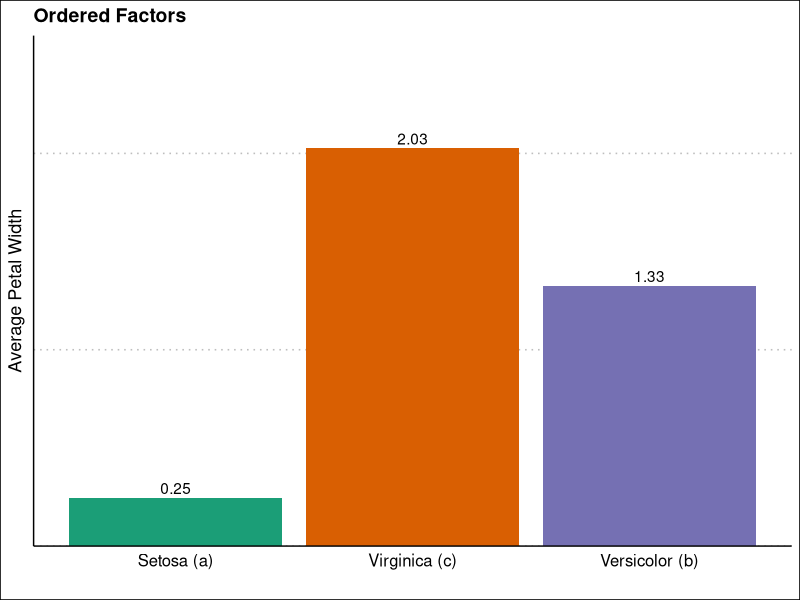

Write R code to recreate this figure.
## ---- chunk 1
library(tidyverse)

VALS <- tribble(
  # by using fct_inorder, the factor will be ordered in whatever
  # order the labels appear in the dataset
  ~Species, ~lab,
  'setosa', 'Setosa (a)',
  'virginica', 'Virginica (c)',
  'versicolor', 'Versicolor (b)',
) %>% mutate_at(c('lab'), ~fct_inorder(.x))
## ---- chunk 2
iris %>% 
  left_join(VALS, by=c('Species')) %>% 
  group_by(lab) %>% 
  summarise(avg = mean(Petal.Width)) %>% 
  ggplot(aes(lab, avg, fill=lab)) +
  geom_col()+
  geom_text(aes(label=round(avg, 2)), nudge_y=.05) +
  scale_fill_brewer(palette='Dark2')+
  scale_y_continuous(
    limits=c(0, 2.5),
    breaks=seq(0, 2.5, 1),
    expand = expansion(add=c(0, .1))
  )+
  labs(
    x='', y='Average Petal Width',
    title = 'Ordered Factors',
    fill = 'Category'
  )+
  ggthemes::theme_clean()+
  theme(
    axis.ticks = element_blank(),
    axis.title = element_text(size=13),
    axis.text = element_text(size=12),
    axis.text.y = element_blank(),
    legend.position = 'none'
  )
